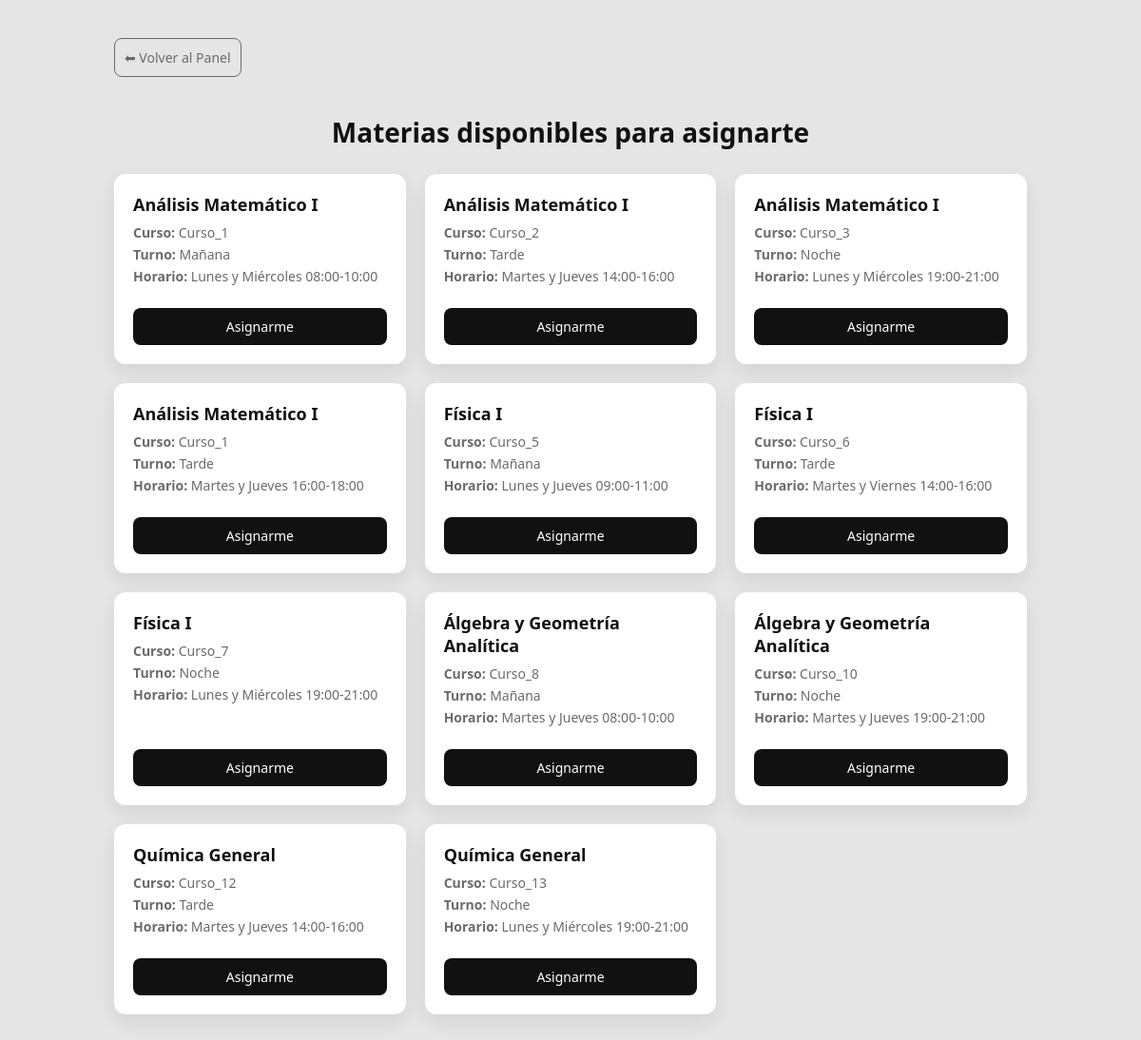
Screenshot of /profesores/materias-disponibles/ (signed in) with the database file from the repository.
### UTN/models.py (models this page shows, shortened)
class MateriaCurso(models.Model):
    id_materia_curso = models.AutoField(primary_key=True)
    curso = models.ForeignKey(Curso, on_delete=models.CASCADE, related_name='materias')
    materia = models.ForeignKey(Materia, on_delete=models.CASCADE, related_name='cursos_ofrecidos')
    Opciones_Turno = [
        ('manana', 'Mañana'),
        ('tarde', 'Tarde'),
        ('noche', 'Noche'),
    ]
    turno_cursado = models.CharField(max_length=10, choices=Opciones_Turno)
    horario = models.CharField(max_length=50)
    modulo = models.CharField(max_length=50)
    grupo = models.CharField(max_length=50, null=True, blank=True)

class Materia(models.Model):
    nombre = models.CharField(max_length=100, default="")
    sigla = models.CharField(max_length=10, primary_key=True)
    ciclo_lectivo = models.PositiveIntegerField()
    correlativas_requeridas = models.ManyToManyField('self', blank=True, symmetrical=False, related_name='materias_que_la_requieren', verbose_name='Materias Correlativas Requeridas')
    def get_carreras_admin(self):
        """
        Genera una cadena de texto HTML para mostrar en el Admin con las carreras y sus IDs.
        """
        carreras = self.carreramateria_set.select_related('carrera').all()
        info_carreras = []
        for cm in carreras:
            info_carreras.append(f"{cm.carrera.nombre} (ID: **{cm.carrera.id_carrera}**)")
        return mark_safe("<br>".join(info_carreras))
    get_carreras_admin.short_description = 'Carreras Asociadas'

class Curso(models.Model):
    id_curso = models.AutoField(primary_key=True)
    nombre = models.CharField(max_length=50)
    nivel = models.CharField(max_length=20)
    numero = models.PositiveIntegerField()

### UTN/views.py (the view)
# urls.py: path("profesores/materias-disponibles/", materias_disponibles, name="materias_disponibles"),
@login_required
def materias_disponibles(request):
    profesor = request.user.profesor
    materias = MateriaCurso.objects.exclude(
        profesores__profesor=profesor
    )
    return render(request, "profesores/materias_disponibles.html", {
        "materias": materias
    })

### UTN/templates/profesores/materias_disponibles.html (shortened to what this page needs)
<!DOCTYPE html>
<html lang="es">
<head>
</head>
<body>
<div class="container">
    <a
        href="{% url 'dashboard' request.user.profesor.pk %}"
        class="btn btn-volver"
    >
        ⬅ Volver al Panel
    </a>
    <h1>Materias disponibles para asignarte</h1>
    {% if materias %}
        <div class="grid">
            {% for mc in materias %}
                <div class="card">
                    <div>
                        <h2>{{ mc.materia.nombre }}</h2>
                        <p><strong>Curso:</strong> {{ mc.curso.nombre }}</p>
                        <p><strong>Turno:</strong> {{ mc.get_turno_cursado_display }}</p>
                        <p><strong>Horario:</strong> {{ mc.horario }}</p>
                    </div>
                    <a
                        href="{% url 'asignar_materia_profesor' mc.id_materia_curso %}"
                        class="btn btn-asignar"
                    >
                        Asignarme
                    </a>
                </div>
            {% endfor %}
        </div>
    {% else %}
        <div class="empty">
            <h2>No hay materias disponibles</h2>
            <p>En este momento no hay materias para asignarte.</p>
        </div>
    {% endif %}
</div>
</body>
</html>

### UTN/templates/profesores/materias_disponibles.html (style rules this page uses)
:root { --negro: #111; --gris-oscuro: #2f2f2f; --gris: #6b6b6b; --gris-claro: #e5e5e5; --blanco: #ffffff; }
* { box-sizing: border-box; font-family: "Segoe UI", system-ui, sans-serif; }
body { margin: 0; background-color: var(--gris-claro); color: var(--negro); }
.container { max-width: 1000px; margin: 40px auto; padding: 0 20px; }
h1 { margin-bottom: 25px; font-size: 28px; font-weight: 600; text-align: center; }
.grid { display: grid; grid-template-columns: repeat(auto-fill, minmax(280px, 1fr)); gap: 20px; }
.card { background-color: var(--blanco); border-radius: 12px; padding: 20px; box-shadow: 0 8px 20px rgba(0,0,0,0.08); display: flex; flex-direction: column; justify-content: space-between; }
.card h2 { font-size: 18px; margin: 0 0 8px; }
.card p { margin: 4px 0; color: var(--gris); font-size: 14px; }
.btn { padding: 10px; font-size: 14px; border-radius: 8px; cursor: pointer; text-align: center; text-decoration: none; border: none; transition: all 0.2s ease; display: block; }
.btn-asignar { background-color: var(--negro); color: var(--blanco); margin-top: 20px; }
.btn-volver { background-color: transparent; color: var(--gris); border: 1px solid var(--gris); margin-bottom: 20px; display: inline-block; }

### rows the page displays
MateriaCurso: materia.nombre "Análisis Matemático I", curso.nombre "Curso_1", turno_cursado "Mañana", horario "Lunes y Miércoles 08:00-10:00"
MateriaCurso: materia.nombre "Análisis Matemático I", curso.nombre "Curso_2", turno_cursado "Tarde", horario "Martes y Jueves 14:00-16:00"
MateriaCurso: materia.nombre "Análisis Matemático I", curso.nombre "Curso_3", turno_cursado "Noche", horario "Lunes y Miércoles 19:00-21:00"
MateriaCurso: materia.nombre "Análisis Matemático I", curso.nombre "Curso_1", turno_cursado "Tarde", horario "Martes y Jueves 16:00-18:00"
MateriaCurso: materia.nombre "Física I", curso.nombre "Curso_5", turno_cursado "Mañana", horario "Lunes y Jueves 09:00-11:00"
MateriaCurso: materia.nombre "Física I", curso.nombre "Curso_6", turno_cursado "Tarde", horario "Martes y Viernes 14:00-16:00"
MateriaCurso: materia.nombre "Física I", curso.nombre "Curso_7", turno_cursado "Noche", horario "Lunes y Miércoles 19:00-21:00"
MateriaCurso: materia.nombre "Álgebra y Geometría Analítica", curso.nombre "Curso_8", turno_cursado "Mañana", horario "Martes y Jueves 08:00-10:00"
MateriaCurso: materia.nombre "Álgebra y Geometría Analítica", curso.nombre "Curso_10", turno_cursado "Noche", horario "Martes y Jueves 19:00-21:00"
MateriaCurso: materia.nombre "Química General", curso.nombre "Curso_12", turno_cursado "Tarde", horario "Martes y Jueves 14:00-16:00"
MateriaCurso: materia.nombre "Química General", curso.nombre "Curso_13", turno_cursado "Noche", horario "Lunes y Miércoles 19:00-21:00"
